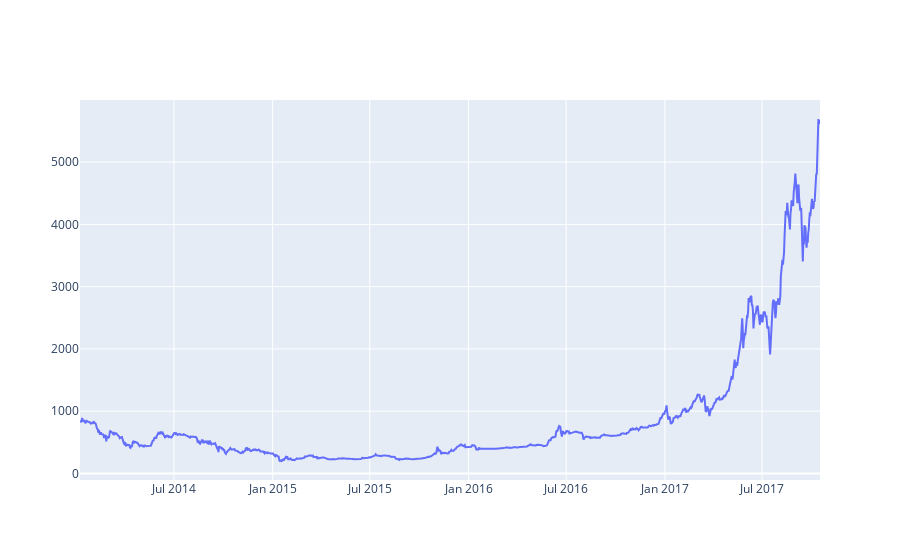

Notebook source saved alongside this figure:
### Code cell
# 새로 채워진 값으로 그래프 다시 그리기
btc_trace = go.Scatter(x=data.index, y=data['Weighted Price'], name= 'Price')
py.iplot([btc_trace])

### Figure 1 — Plotly figure (JSON) as saved in the notebook; plotly's stock layout.template omitted (floating-point values rounded to 4 significant figures; data arrays with more than 128 entries replaced by an {"elided": "..."} marker saying what was removed)
{"data": [{"name": "Price", "type": "scatter", "x": {"elided": "1380 str values"}, "y": {"elided": "1380 float values"}}], "layout": {}}
